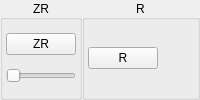
              <widget class="QWidget" name="buttonShoulderButtonsRight" native="true">
               <layout class="QHBoxLayout" name="horizontalLayout_7">
                <property name="spacing">
                 <number>0</number>
                </property>
                <property name="leftMargin">
                 <number>0</number>
                </property>
                <property name="topMargin">
                 <number>0</number>
                </property>
                <property name="rightMargin">
                 <number>0</number>
                </property>
                <property name="bottomMargin">
                 <number>0</number>
                </property>
                <item>
                 <widget class="QGroupBox" name="buttonShoulderButtonsZRGroup">
                  <property name="sizePolicy">
                   <sizepolicy hsizetype="Maximum" vsizetype="Preferred">
                    <horstretch>0</horstretch>
                    <verstretch>0</verstretch>
                   </sizepolicy>
                  </property>
                  <property name="title">
                   <string>ZR</string>
                  </property>
                  <property name="alignment">
                   <set>Qt::AlignmentFlag::AlignCenter</set>
                  </property>
                  <layout class="QVBoxLayout" name="buttonShoulderButtonsZRVerticalLayout">
                   <property name="spacing">
                    <number>3</number>
                   </property>
                   <property name="leftMargin">
                    <number>3</number>
                   </property>
                   <property name="topMargin">
                    <number>3</number>
                   </property>
                   <property name="rightMargin">
                    <number>3</number>
                   </property>
                   <property name="bottomMargin">
                    <number>3</number>
                   </property>
                   <item>
                    <widget class="QPushButton" name="buttonZR">
                     <property name="minimumSize">
                      <size>
                       <width>70</width>
                       <height>0</height>
                      </size>
                     </property>
                     <property name="maximumSize">
                      <size>
                       <width>68</width>
                       <height>16777215</height>
                      </size>
                     </property>
                     <property name="styleSheet">
                      <string notr="true">min-width: 68px;</string>
                     </property>
                     <property name="text">
                      <string>ZR</string>
                     </property>
                    </widget>
                   </item>
                   <item>
                    <widget class="QSlider" name="sliderZRThreshold">
                     <property name="maximumSize">
                      <size>
                       <width>70</width>
                       <height>15</height>
                      </size>
                     </property>
                     <property name="maximum">
                      <number>100</number>
                     </property>
                     <property name="orientation">
                      <enum>Qt::Orientation::Horizontal</enum>
                     </property>
                    </widget>
                   </item>
                  </layout>
                 </widget>
                </item>
                <item>
                 <widget class="QGroupBox" name="buttonShoulderButtonsRGroup">
                  <property name="title">
                   <string>R</string>
                  </property>
                  <property name="alignment">
                   <set>Qt::AlignmentFlag::AlignCenter</set>
                  </property>
                  <layout class="QVBoxLayout" name="buttonShoulderButtonsRVerticalLayout">
                   <property name="spacing">
                    <number>3</number>
                   </property>
                   <property name="leftMargin">
                    <number>3</number>
                   </property>
                   <property name="topMargin">
                    <number>3</number>
                   </property>
                   <property name="rightMargin">
                    <number>3</number>
                   </property>
                   <property name="bottomMargin">
                    <number>3</number>
                   </property>
                   <item>
                    <widget class="QPushButton" name="buttonR">
                     <property name="minimumSize">
                      <size>
                       <width>70</width>
                       <height>0</height>
                      </size>
                     </property>
                     <property name="maximumSize">
                      <size>
                       <width>68</width>
                       <height>16777215</height>
                      </size>
                     </property>
                     <property name="styleSheet">
                      <string notr="true">min-width: 68px;</string>
                     </property>
                     <property name="text">
                      <string>R</string>
                     </property>
                    </widget>
                   </item>
                  </layout>
                 </widget>
                </item>
               </layout>
              </widget>
